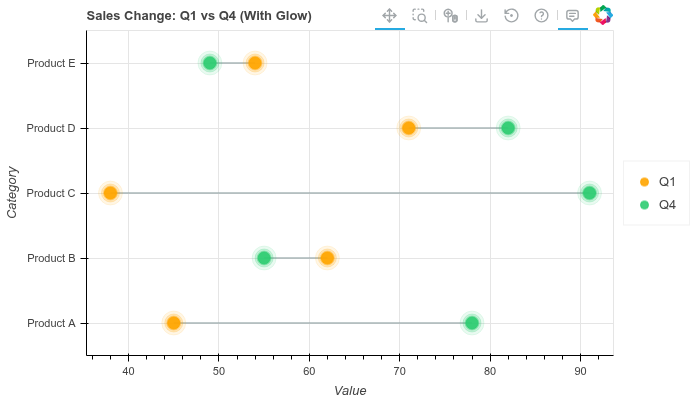

This figure's Python source:

from bokeh_rocks import dumbbell_plot, show, save_plot

sales_data = [
    {'product': 'Product A', 'q1': 45, 'q4': 78},
    {'product': 'Product B', 'q1': 62, 'q4': 55},
    {'product': 'Product C', 'q1': 38, 'q4': 91},
    {'product': 'Product D', 'q1': 71, 'q4': 82},
    {'product': 'Product E', 'q1': 54, 'q4': 49},
]

p1 = dumbbell_plot(
    data=sales_data,
    start_col='q1',
    end_col='q4',
    category_col='product',
    orientation='horizontal',
    title='Sales Change: Q1 vs Q4 (With Glow)',
    start_label='Q1',
    end_label='Q4',
    start_color='orange',
    end_color='#2ecc71',
    width=700,
    height=400,
    glow=True
)
show(p1)
save_plot(p1, "dumbbell_01")
